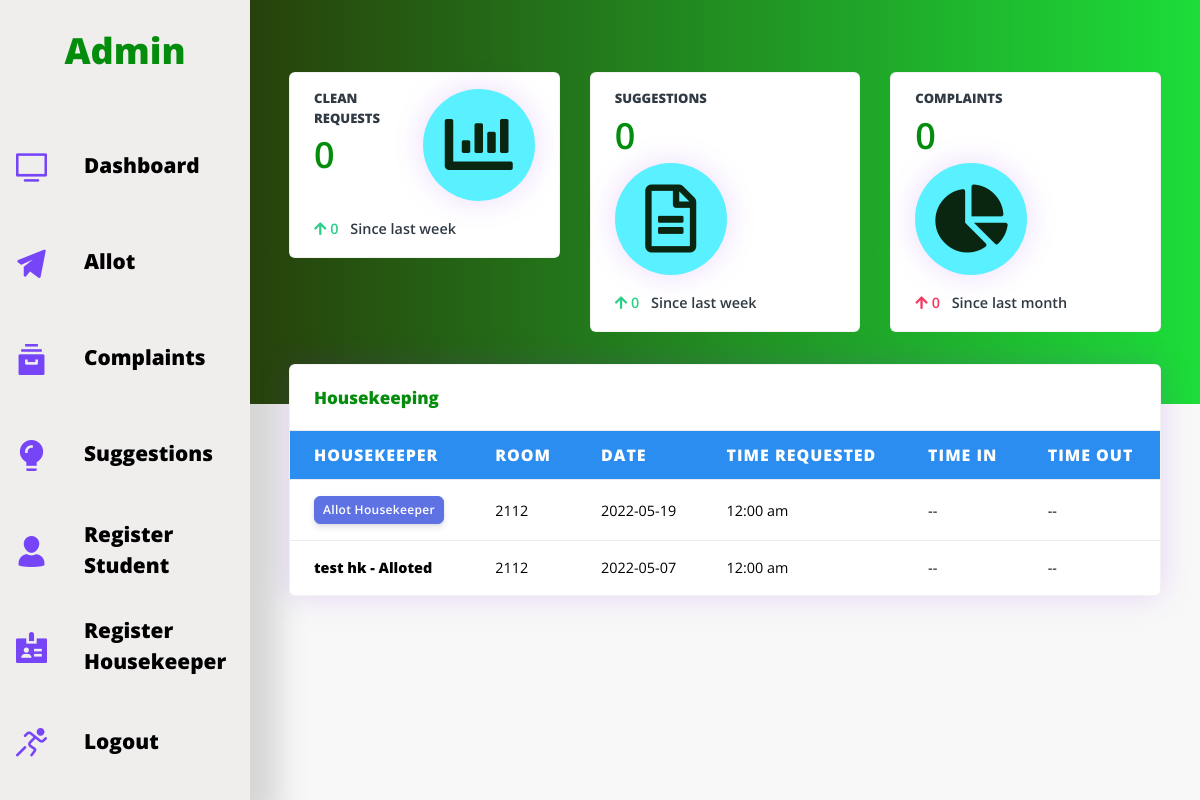
Before: /allot.php (signed in) with the older database file.
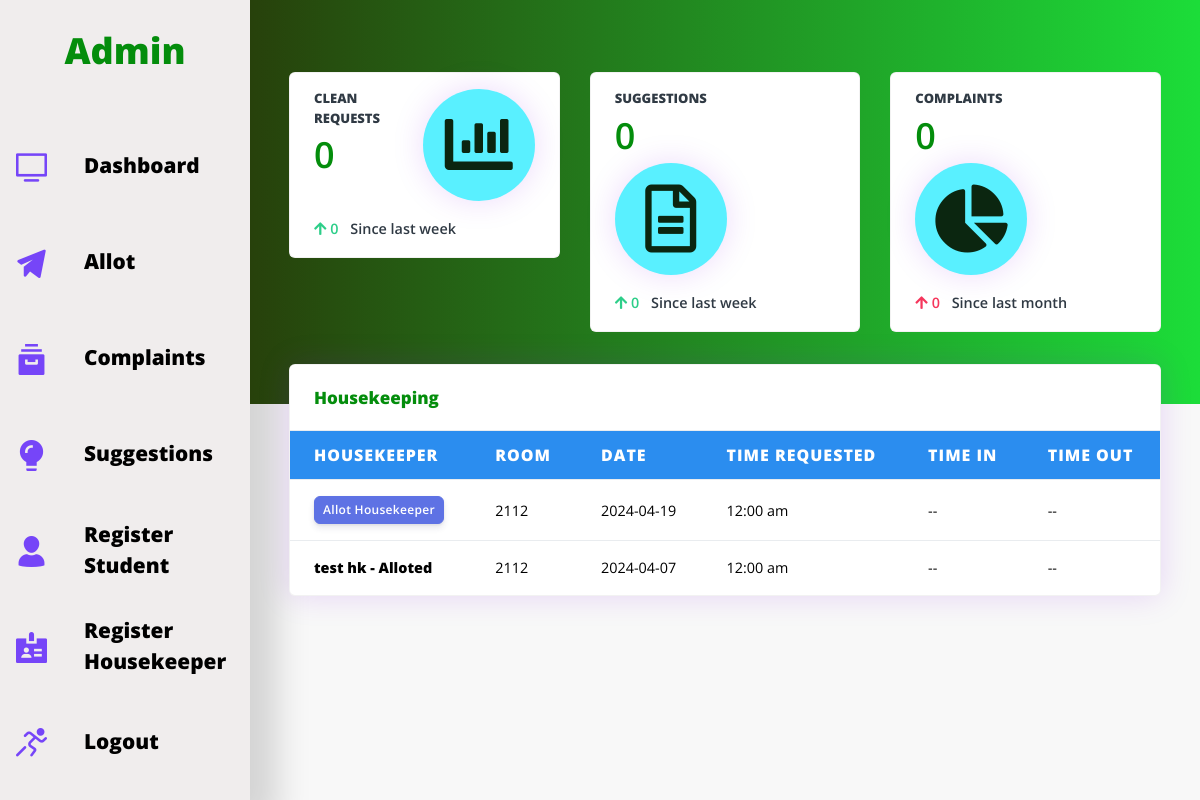
After: the same page with the newer database file.
### tables this page shows
CREATE TABLE `student` (
  `id` int(11) NOT NULL,
  `rollnumber` varchar(255) NOT NULL,
  `password` varchar(40) NOT NULL,
  `room` varchar(8) NOT NULL,
  `floor` tinyint(4) NOT NULL,
  `hostel` varchar(5) NOT NULL
);

CREATE TABLE `cleanrequest` (
  `request_id` bigint(255) UNSIGNED NOT NULL,
  `rollnumber` int(12) NOT NULL,
  `worker_id` int(12) NOT NULL,
  `date` date NOT NULL,
  `cleaningtime` int(11) NOT NULL,
  `req_status` tinyint(1) NOT NULL
);

CREATE TABLE `housekeeper` (
  `worker_id` int(12) UNSIGNED NOT NULL,
  `name` varchar(30) NOT NULL,
  `hostel` varchar(5) NOT NULL,
  `floor` tinyint(4) NOT NULL,
  `rooms_cleaned` int(5) NOT NULL,
  `complaints` tinyint(4) NOT NULL
);

### allotfunctions.php (called while the page is built, shortened)
<?php
function getRequestCount($db)
{
  $hostel_name = substr($_SESSION['username'], -1);
  $query_request_count = "Select count(*) from cleanrequest cr inner join student s on cr.rollnumber=s.rollnumber where s.hostel='$hostel_name'";
  $result_request_count = mysqli_query($db, $query_request_count);
  if (mysqli_num_rows($result_request_count) == 1) {
    $countRow = mysqli_fetch_assoc($result_request_count);
  }
  return $countRow;
}
function getComplantCount($db)
{
  $hostel_name = substr($_SESSION['username'], -1);
  $query_complaint_count = "Select count(*) from complaints cr inner join student s on cr.rollnumber=s.rollnumber where s.hostel='$hostel_name'";
  $result_complaint_count = mysqli_query($db, $query_complaint_count);
  if (mysqli_num_rows($result_complaint_count) == 1) {
    $countRow = mysqli_fetch_assoc($result_complaint_count);
  }
  return $countRow;
}
function getSuggestionCount($db)
{
  $hostel_name = substr($_SESSION['username'], -1);
  $query_suggestion_count = "Select count(*) from suggestions cr inner join student s on cr.rollnumber=s.rollnumber where s.hostel='$hostel_name'";
  $result_suggestion_count = mysqli_query($db, $query_suggestion_count);
  if (mysqli_num_rows($result_suggestion_count) == 1) {
    $countRow = mysqli_fetch_assoc($result_suggestion_count);
  }
  return $countRow;
}
function getRequests($username, $db)
{
  $query_request = "select cr.worker_id as wid, cr.date, cr.cleaningtime, cr.req_status, cr.request_id, hk.name, fd.rating, fd.timein, fd.timeout, s.room, s.hostel from
    student s Inner Join cleanrequest cr on s.rollnumber = cr.rollnumber
    Left Join housekeeper hk on cr.worker_id = hk.worker_id
    Left Join feedback fd on fd.request_id = cr.request_id
    Order by cr.date desc";
  $result_request = mysqli_query($db, $query_request);
  return $result_request;
}
?>

### allot.php (the view, shortened to what this page needs)
<!DOCTYPE html>
<html lang="en">
<head>
    <?php require("meta.php"); ?>
</head>
<body>
    <?php require("allotsidenav.php"); ?>
    <div class="main-content">
        <div class="header bg-background pb-6 pt-5 pt-md-6">
            <div class="container-fluid">
                <?php require("allotheader.php"); ?>
            </div>
        </div>
        <div class="container-fluid mt--5">
            <div class="row mt-2 pb-5">
                <div class="col-xl-12 mb-5 mb-xl-0">
                    <div class="card shadow">
                        <div class="card-header border-0">
                            <div class="row align-items-center">
                                <div class="col">
                                    <h3 class="mb-0">Housekeeping</h3>
                                </div>
                            </div>
                        </div>
                        <div class="table-responsive">
                            <table class="table align-items-center table-flush">
                                <thead class="thead-light">
                                    <tr>
                                        <th scope="col">Housekeeper</th>
                                        <th scope="col">Room</th>
                                        <th scope="col">Date</th>
                                        <th scope="col">Time Requested</th>
                                        <th scope="col">Time In</th>
                                        <th scope="col">Time Out</th>
                                    </tr>
                                </thead>
                                <tbody>
                                    <?php
                  $info = getRequests($_SESSION['username'], $db);
                  if (mysqli_num_rows($info) > 0) {
                    while ($row = mysqli_fetch_assoc($info)) {
                  ?>
                                    <tr>
                                        <th scope="row">
                                            <?php
                          if ($row['wid'] == 0) {
                            echo "<a href='allotworker.php?request_id=" . $row['request_id'] . "&room_num=" . $row['room'] . "&req_time=" . date('h:i a', strtotime($row['cleaningtime'])) . "' class='btn btn-sm btn-primary'>Allot Housekeeper</a>";
                          } else if ($row['wid'] != 0 && $row['req_status'] == 1) {
                            echo $row['name'] . " - Alloted";
                          } else if ($row['wid'] != 0 && $row['req_status'] == 2) {
                            $numstars = $row['rating'];
                            $str = "";
                            for ($i = 0; $i < $numstars; $i++) {
                              if ($i == 0)
                                $str .= "<i class='fas fa-star fa-xs' style='color:#f1c40f'></i>";
                              else
                                $str .= "<i class='ml-1 fas fa-star fa-xs' style='color:#f1c40f'></i>";
                            }
                            echo $row['name'] . "<br>" . $str;
                          }
                          ?>
                                        </th>
                                        <td>
                                            <?php
                          echo strtoupper($row['room']);
                          ?>
                                        </td>
                                        <td>
                                            <?php
                          echo $row['date'];
                          ?>
                                        </td>
                                        <td>
                                            <?php
                          $cleaningtime = $row['cleaningtime'];
                          echo date('h:i a', strtotime($cleaningtime));
                          ?>
                                        </td>
                                        <td>
                                            <?php
                          if ($row['timein'] == NULL) {
                            echo "--";
                          } else {
                            $fdtimein = $row['timein'];
                            echo date('h:i a', strtotime($fdtimein));
                          }
                          ?>
                                        </td>
                                        <td>
                                            <?php
                          if ($row['timeout'] == NULL) {
                            echo "--";
                          } else {
                            $fdtimeout = $row['timeout'];
                            echo date('h:i a', strtotime($fdtimeout));
                          }
                          ?>
                                        </td>
                                    </tr>
                                    <?php
                    }
                  }
                  ?>
                                </tbody>
                            </table>
                        </div>
                    </div>
                </div>
            </div>
        </div>
    </div>
</body>
</html>

### meta.php (shortened to what this page needs)
<link rel="stylesheet" href="https://use.fontawesome.com/releases/v5.8.1/css/all.css">
<link rel="stylesheet" href="assets/vendor/nucleo/css/nucleo.css">
<link rel="stylesheet" href="assets/css/argon.mini.css">
<link rel="stylesheet" href="assets/css/main.min.css">

### allotsidenav.php (shortened to what this page needs)
<nav class="navbar navbar-vertical fixed-left navbar-expand-md navbar-light bg-info" id="sidenav-main">
    <div class="container-fluid">
        <a class="navbar-brand pt-4" href="index.php">
            <h2><?php echo $_SESSION['username']; ?></h2>
        </a>
        <div class="collapse navbar-collapse" id="sidenav-collapse-main">
            <ul class="navbar-nav">
                <li class="nav-item">
                    <a class="nav-link" href="allot.php">
                        <i class="ni ni-tv-2"></i>Dashboard
                    </a>
                </li>
                <li class="nav-item">
                    <a class="nav-link" href="allot.php">
                        <i class="ni ni-send"></i>Allot
                    </a>
                </li>
                <li class="nav-item">
                    <a class="nav-link" href="complaints.php">
                        <i class="ni ni-archive-2"></i>Complaints
                    </a>
                </li>
                <li class="nav-item">
                    <a class="nav-link" href="suggestions.php">
                        <i class="ni ni-bulb-61"></i>Suggestions
                    </a>
                </li>
                <li class="nav-item">
                    <a class="nav-link" href="registerstudent.php">
                        <i class="ni ni-single-02"></i>Register Student
                    </a>
                </li>
                <li class="nav-item">
                    <a class="nav-link" href="registerworker.php">
                        <i class="ni ni-badge"></i>Register Housekeeper
                    </a>
                </li>
                <li class="nav-item">
                    <a class="nav-link" href="allot.php?logout='1'">
                        <i class="ni ni-user-run"></i> Logout
                    </a>
                </li>
            </ul>
        </div>
    </div>
</nav>

### allotheader.php (shortened to what this page needs)
<?php
  require("db.php");
  require("allotfunctions.php");
  $complaintcount = getComplantCount($db);
  $requestcount = getRequestCount($db);
  $suggestioncount = getSuggestionCount($db);
?>
<div class="header-body">
  <div class="row">
    <div class="col-lg-4 col-md-6">
      <div class="card card-stats mb-4 mb-xl-0">
        <div class="card-body">
          <div class="row">
            <div class="col">
              <h5 class="card-title text-uppercase text-muted mb-0">Clean Requests</h5>
              <span class="h2 font-weight-bold mb-0"> <?php echo $requestcount['count(*)']; ?></span>
            </div>
            <div class="col-auto">
              <div class="icon icon-shape bg-primary text-white rounded-circle shadow">
                <i class="fas fa-chart-bar"></i>
              </div>
            </div>
          </div>
          <p class="mt-3 mb-0 text-muted text-sm">
            <span class="text-success mr-2"><i class="fa fa-arrow-up"></i> <?php echo $requestcount['count(*)']; ?></span>
            <span class="text-nowrap">Since last week</span>
          </p>
        </div>
      </div>
    </div>
    <div class="col-lg-4 col-md-6">
      <div class="card card-stats mb-4 mb-xl-0">
        <div class="card-body">
          <div class="row">
            <div class="col">
              <h5 class="card-title text-uppercase text-muted mb-0">Suggestions</h5>
              <span class="h2 font-weight-bold mb-0"> <?php echo $suggestioncount['count(*)']; ?></span>
            </div>
            <div class="col-auto">
              <div class="icon icon-shape bg-primary text-white rounded-circle shadow">
                <i class="far fa-file-alt"></i>
              </div>
            </div>
          </div>
          <p class="mt-3 mb-0 text-muted text-sm">
            <span class="text-success mr-2"><i class="fa fa-arrow-up"></i> <?php echo $suggestioncount['count(*)']; ?></span>
            <span class="text-nowrap">Since last week</span>
          </p>
        </div>
      </div>
    </div>
    <div class="col-lg-4 col-md-6">
      <div class="card card-stats mb-4 mb-xl-0">
        <div class="card-body">
          <div class="row">
            <div class="col">
              <h5 class="card-title text-uppercase text-muted mb-0">Complaints</h5>
              <span class="h2 font-weight-bold mb-0"> <?php echo $complaintcount['count(*)']; ?></span>
            </div>
            <div class="col-auto">
              <div class="icon icon-shape bg-primary text-white rounded-circle shadow">
                <i class="fas fa-chart-pie"></i>
              </div>
            </div>
          </div>
          <p class="mt-3 mb-0 text-muted text-sm">
            <span class="text-danger mr-2"><i class="fas fa-arrow-up"></i> <?php echo $complaintcount['count(*)']; ?></span>
            <span class="text-nowrap">Since last month</span>
          </p>
        </div>
      </div>
    </div>
  </div>
</div>

Changed rows visible on the page:
changed student "12:00 am": cleanrequest.date "2022-05-19" → "2024-04-19"; cleanrequest.date "2022-05-07" → "2024-04-07"
